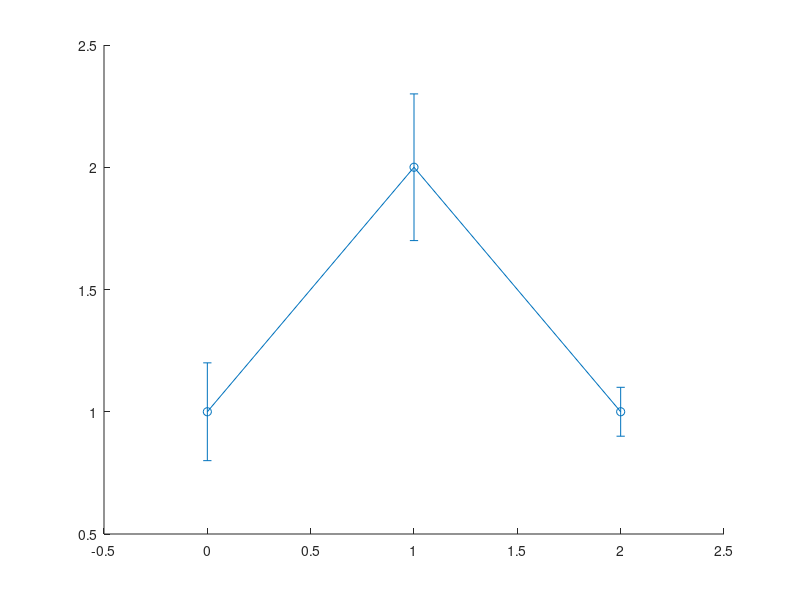

Source code (MATLAB): (Note: this script raises an error after producing the figure.)
f = figure(39);
h = errorbar([0, 1, 2], [1, 2, 1], [0.2, 0.3, 0.1], 'o-', 'LineWidth', 1.5);
x_limits = xlim();
y_limits = ylim();
current = gcf();
